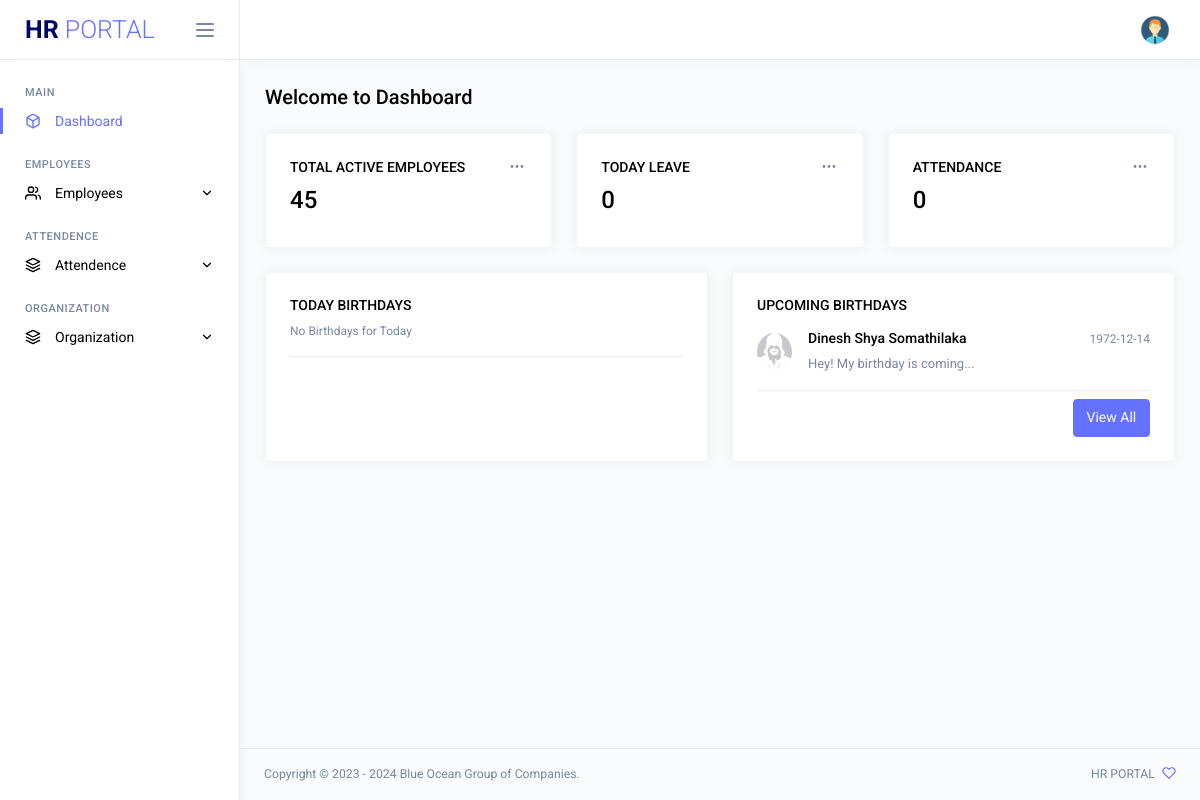
The page /dashboard.php (signed in) on the database its author committed.
### tables this page shows
CREATE TABLE `b_employees` (
  `E_id` int(11) NOT NULL,
  `E_Fname` varchar(256) DEFAULT NULL,
  `E_Mname` varchar(256) DEFAULT NULL,
  `E_Lname` varchar(256) DEFAULT NULL,
  `E_Sname` varchar(256) DEFAULT NULL,
  `E_Bday` date DEFAULT NULL,
  `E_NIC` varchar(50) DEFAULT NULL,
  `E_Religion` varchar(256) DEFAULT NULL,
  `E_PAddress` text DEFAULT NULL,
  `E_TAddress` text DEFAULT NULL,
  `E_Mobile` int(15) DEFAULT NULL,
  `E_Landno` int(15) DEFAULT NULL,
  `E_PEmail` varchar(256) DEFAULT NULL,
  `E_MaritalStatus` varchar(256) DEFAULT NULL,
  `E_Gender` varchar(256) DEFAULT NULL,
  `E_law` varchar(256) DEFAULT NULL,
  `E_lawDT` varchar(256) DEFAULT NULL,
  `E_health` varchar(256) DEFAULT NULL,
  `E_healthDT` text DEFAULT NULL,
  `E_email` varchar(256) DEFAULT NULL,
  `E_emergency_Name` varchar(256) DEFAULT NULL,
  `E_emergency_Reletionship` varchar(256) DEFAULT NULL,
  `E_emergency_CNumber` varchar(256) DEFAULT NULL,
  `E_Company` int(11) DEFAULT NULL,
  `E_Number` varchar(50) DEFAULT NULL,
  `E_Jdate` date DEFAULT NULL,
  `E_Status` varchar(256) DEFAULT NULL,
  `E_Cmobile` varchar(50) DEFAULT NULL,
  `E_Department` int(11) DEFAULT NULL,
  `E_Position` varchar(256) DEFAULT NULL,
  `E_Image` text DEFAULT NULL,
  `E_Active_no` int(11) DEFAULT 0,
  `FP_Id` int(11) DEFAULT NULL,
  `good_name` varchar(100) DEFAULT NULL,
  `emp_location_id` int(11) DEFAULT NULL
);

### dashboard.php (the view, shortened to what this page needs)
<?php include 'include/dbConnection.php';?>
<html lang="en">
<head>
	<link rel="stylesheet" href="assets/vendors/core/core.css">
  <link rel="stylesheet" href="assets/vendors/flatpickr/flatpickr.min.css">
	<link rel="stylesheet" href="assets/fonts/feather-font/css/iconfont.css">
	<link rel="stylesheet" href="assets/vendors/flag-icon-css/css/flag-icon.min.css">
	<link rel="stylesheet" href="assets/css/demo1/style.min.css">
</head>
<body>
	<div class="main-wrapper">
		<?php include_once 'include/side-navi.php' ?>
		<div class="page-wrapper">
			<?php include_once 'include/top_navi.php' ?>
			<div class="page-content">
        <div class="d-flex justify-content-between align-items-center flex-wrap grid-margin">
          <div>
            <h4 class="mb-3 mb-md-0">Welcome to Dashboard</h4>
          </div>
        </div>
        <div class="row">
          <div class="col-12 col-xl-12 stretch-card">
            <div class="row flex-grow-1">
              <div class="col-md-4 grid-margin stretch-card">
                <div class="card">
                  <div class="card-body">
                    <div class="d-flex justify-content-between align-items-baseline">
                      <h6 class="card-title mb-0">Total Active Employees</h6>
                      <div class="dropdown mb-2">
                        <a type="button" id="dropdownMenuButton" data-bs-toggle="dropdown" aria-haspopup="true" aria-expanded="false">
                          <i class="icon-lg text-muted pb-3px" data-feather="more-horizontal"></i>
                        </a>
                      </div>
                    </div>
                    <div class="row">
                      <div class="col-6 col-md-12 col-xl-5">
												<?php
                        	$count_Processing = mysqli_fetch_array(mysqli_query($conn, "SELECT COUNT(*) FROM  b_employees WHERE E_Active_no='0'"));
                        ?>
                        <h3 class="mb-2"><?php echo $count_Processing[0];?></h3>
                      </div>
                    </div>
                  </div>
                </div>
              </div>
              <div class="col-md-4 grid-margin stretch-card">
                <div class="card">
                  <div class="card-body">
                    <div class="d-flex justify-content-between align-items-baseline">
                      <h6 class="card-title mb-0">Today Leave</h6>
                      <div class="dropdown mb-2">
                        <a type="button" id="dropdownMenuButton1" data-bs-toggle="dropdown" aria-haspopup="true" aria-expanded="false">
                          <i class="icon-lg text-muted pb-3px" data-feather="more-horizontal"></i>
                        </a>
                      </div>
                    </div>
                    <div class="row">
                      <div class="col-6 col-md-12 col-xl-5">
                        <h3 class="mb-2">0</h3>
                      </div>
                    </div>
                  </div>
                </div>
              </div>
              <div class="col-md-4 grid-margin stretch-card">
                <div class="card">
                  <div class="card-body">
                    <div class="d-flex justify-content-between align-items-baseline">
                      <h6 class="card-title mb-0">Attendance</h6>
                      <div class="dropdown mb-2">
                        <a type="button" id="dropdownMenuButton2" data-bs-toggle="dropdown" aria-haspopup="true" aria-expanded="false">
                          <i class="icon-lg text-muted pb-3px" data-feather="more-horizontal"></i>
                        </a>
                      </div>
                    </div>
                    <div class="row">
                      <div class="col-6 col-md-12 col-xl-5">
                        <h3 class="mb-2">0</h3>
                      </div>
                    </div>
                  </div>
                </div>
              </div>
            </div>
          </div>
        </div>
        <div class="row">
          <div class="col-lg-5 col-xl-6 grid-margin grid-margin-xl-0 stretch-card">
            <div class="card">
              <div class="card-body">
                <div class="d-flex justify-content-between align-items-baseline mb-2">
                  <h6 class="card-title mb-0">Today Birthdays</h6>
                </div>
                <div class="d-flex flex-column">
                  <?php
                    $currentDate = date("m");
                    $currentMonth = date("d");
                    $getBirthdaySql = $conn->prepare("SELECT * FROM b_employees WHERE MONTH(E_Bday) = ? AND DAY(E_Bday) = ? LIMIT 3");
                    $getBirthdaySql->bind_param("ii",$currentMonth,$currentDate);
                    $getBirthdaySql->execute();
                    $getBdayResult = $getBirthdaySql->get_result();
                    if($getBdayResult->num_rows>0){
                      while($row=$getBdayResult->fetch_assoc()){
                        $E_Image = $row['E_Image'];
                        $E_Fname = $row['E_Fname'];
                        $E_Mname = $row['E_Mname'];
                        $E_Lname = $row['E_Lname'];
                        $E_Bday = $row['E_Bday'];
                        if ($E_Image == null) {
                          $E_Image = "empty.png";
                        }
                        ?>
                    <a class="d-flex align-items-center border-bottom pb-3 mt-2">
                      <div class="me-3">
                        <img src="assets/images/employees_images/<?php echo $E_Image; ?>" class="rounded-circle wd-35" alt="user">
                      </div>
                      <div class="w-100">
                        <div class="d-flex justify-content-between">
                          <h6 class="text-body mb-2"><?php echo $E_Fname; ?> <?php echo $E_Mname; ?> <?php echo $E_Lname; ?></h6>
                          <p class="text-muted tx-12"><?php echo $E_Bday; ?></p>
                        </div>
                        <p class="text-muted tx-13">Hey! Its my birthday...</p>
                      </div >
                    </a>
                  <?php
                      }
                    } else { ?>
                      <a class="d-flex align-items-center border-bottom pb-3">
                      <div class="w-100">
                        <p class="text-muted tx-12">No Birthdays for Today</p>
                      </div>
                    </a>
            <?php   }
                  ?>
                </div>
              </div>
            </div>
          </div>
          <div class="col-lg-5 col-xl-6 grid-margin grid-margin-xl-0 stretch-card">
            <div class="card">
              <div class="card-body">
                <div class="d-flex justify-content-between align-items-baseline mb-2">
                  <h6 class="card-title mb-0">Upcoming Birthdays</h6>
                </div>
                <div class="d-flex flex-column">
                  <?php
                    $currentMonth = date('m');
                    $currentDate = date('d');
                    $getUpcomingBirthdaySql = $conn->prepare("SELECT *
                          FROM b_employees
                          WHERE (MONTH(E_Bday) > ?)
                            OR (MONTH(E_Bday) = ? AND DAY(E_Bday) > ?)
                          ORDER BY MONTH(E_Bday) ASC, DAY(E_Bday) ASC LIMIT 3
                                  ");
                    $getUpcomingBirthdaySql->bind_param("iii",$currentMonth,$currentMonth,$currentDate);
                    $getUpcomingBirthdaySql->execute();
                    $getUpcomingBdayResult = $getUpcomingBirthdaySql->get_result();
                    if($getUpcomingBdayResult->num_rows>0){
                      while($row=$getUpcomingBdayResult->fetch_assoc()){
                        $E_Image = $row['E_Image'];
                        $E_Fname = $row['E_Fname'];
                        $E_Mname = $row['E_Mname'];
                        $E_Lname = $row['E_Lname'];
                        $E_Bday2 = $row['E_Bday'];
                        if ($E_Image == null) {
                          $E_Image = "empty.png";
                        }
                        ?>
                    <a class="d-flex align-items-center border-bottom pb-3 mt-2">
                      <div class="me-3">
                        <img src="assets/images/employees_images/<?php echo $E_Image; ?>" class="rounded-circle wd-35" alt="user">
                      </div>
                      <div class="w-100">
                        <div class="d-flex justify-content-between">
                          <h6 class="text-body mb-2"><?php echo $E_Fname; ?> <?php echo $E_Mname; ?> <?php echo $E_Lname; ?></h6>
                          <p class="text-muted tx-12"><?php echo $E_Bday2; ?></p>
                        </div>
                        <p class="text-muted tx-13">Hey! My birthday is coming...</p>
                      </div >
                    </a>
                  <?php
                      }
                    }
                  ?>
                </div>
                <div class="text-end mt-2">
                  <a href="Birthdays-List.php"><button type="button" class="btn btn-primary">View All</button></a>
                </div>
              </div>
            </div>
          </div>
        </div>
			</div>
			<?php include_once 'include/footer.php' ?>
		</div>
	</div>
</body>
</html>

### rows shown on the page
b_employees: E_Fname "Dinesh", E_Mname "Shya", E_Lname "Somathilaka", E_Bday "1972-12-14"

### other values the page prints
$count_Processing[0] "45"
